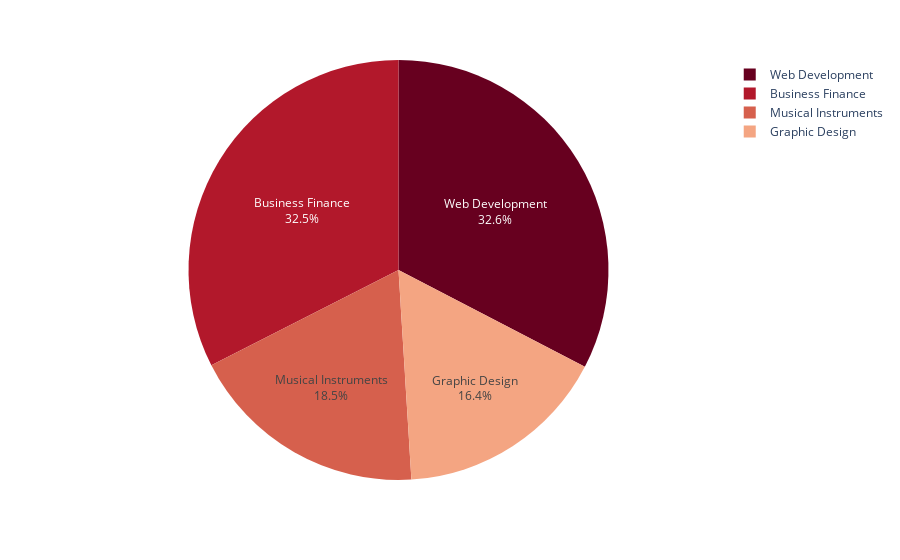

Notebook cell for this chart:
### Code cell
#NOTE!!!!
#Plotly charts are not directly visible in GitHub kindly view the same in Jupyter Lab and ensure that Plotly extension for Jupyter Lab is installed

# Plot Distribution of Subject/Value Counts with Plotly Interactive Pie Chart
fig = px.pie(df_sub_count, values='Number', names='CourseCategory', color_discrete_sequence=px.colors.sequential.RdBu)
fig.update_traces(textposition='inside', textinfo='percent+label')
fig.show()

### Figure 1 — Plotly figure (JSON) as saved in the notebook; plotly's stock layout.template omitted (floating-point values rounded to 4 significant figures)
{"data": [{"domain": {"x": [0, 1], "y": [0, 1]}, "hovertemplate": "CourseCategory=%{label}<br>Number=%{value}<extra></extra>", "labels": ["Web Development", "Business Finance", "Musical Instruments", "Graphic Design"], "legendgroup": "", "name": "", "showlegend": true, "textinfo": "percent+label", "textposition": "inside", "type": "pie", "values": [1200, 1195, 680, 603]}], "layout": {"autosize": true, "legend": {"tracegroupgap": 0}, "margin": {"t": 60}, "piecolorway": ["rgb(103,0,31)", "rgb(178,24,43)", "rgb(214,96,77)", "rgb(244,165,130)", "rgb(253,219,199)", "rgb(247,247,247)", "rgb(209,229,240)", "rgb(146,197,222)", "rgb(67,147,195)", "rgb(33,102,172)", "rgb(5,48,97)"]}}
